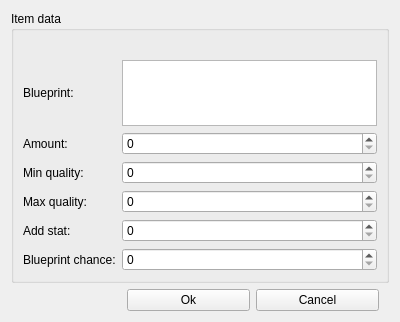
<?xml version="1.0" encoding="UTF-8"?>
<ui version="4.0">
 <class>ItemWidget</class>
 <widget class="QWidget" name="ItemWidget">
  <property name="geometry">
   <rect>
    <x>0</x>
    <y>0</y>
    <width>400</width>
    <height>322</height>
   </rect>
  </property>
  <property name="windowTitle">
   <string>Edit item</string>
  </property>
  <property name="windowIcon">
   <iconset resource="appstyle.qrc">
    <normaloff>:/icons/appicon</normaloff>:/icons/appicon</iconset>
  </property>
  <layout class="QGridLayout" name="gridLayout">
   <item row="0" column="0">
    <layout class="QVBoxLayout" name="verticalLayout">
     <item>
      <widget class="QGroupBox" name="groupBox">
       <property name="title">
        <string>Item data</string>
       </property>
       <layout class="QGridLayout" name="gridLayout_3">
        <item row="1" column="0">
         <layout class="QGridLayout" name="gridLayout_2" columnstretch="25,75">
          <item row="0" column="1">
           <widget class="QTextEdit" name="blueprintEdit">
            <property name="minimumSize">
             <size>
              <width>0</width>
              <height>40</height>
             </size>
            </property>
           </widget>
          </item>
          <item row="1" column="1">
           <widget class="QSpinBox" name="amountSpin">
            <property name="maximum">
             <number>10000</number>
            </property>
           </widget>
          </item>
          <item row="1" column="0">
           <widget class="QLabel" name="amountLabel">
            <property name="text">
             <string>Amount:</string>
            </property>
           </widget>
          </item>
          <item row="5" column="0">
           <widget class="QLabel" name="blueprintChanceLabel">
            <property name="text">
             <string>Blueprint chance:</string>
            </property>
           </widget>
          </item>
          <item row="2" column="0">
           <widget class="QLabel" name="minQualityLabel">
            <property name="text">
             <string>Min quality:</string>
            </property>
           </widget>
          </item>
          <item row="2" column="1">
           <widget class="QSpinBox" name="minQualitySpin">
            <property name="maximum">
             <number>10000</number>
            </property>
           </widget>
          </item>
          <item row="4" column="1">
           <widget class="QSpinBox" name="addStatSpin">
            <property name="maximum">
             <number>10000</number>
            </property>
           </widget>
          </item>
          <item row="0" column="0">
           <widget class="QLabel" name="blueprintLabel">
            <property name="text">
             <string>Blueprint:</string>
            </property>
           </widget>
          </item>
          <item row="4" column="0">
           <widget class="QLabel" name="addStatLabel">
            <property name="text">
             <string>Add stat:</string>
            </property>
           </widget>
          </item>
          <item row="5" column="1">
           <widget class="QSpinBox" name="blueprintChanceSpin">
            <property name="maximum">
             <number>100</number>
            </property>
           </widget>
          </item>
          <item row="3" column="0">
           <widget class="QLabel" name="maxQualityLabel">
            <property name="text">
             <string>Max quality:</string>
            </property>
           </widget>
          </item>
          <item row="3" column="1">
           <widget class="QSpinBox" name="maxQualitySpin">
            <property name="maximum">
             <number>100</number>
            </property>
           </widget>
          </item>
         </layout>
        </item>
        <item row="0" column="0">
         <widget class="QLabel" name="tooltipLabel">
          <property name="text">
           <string/>
          </property>
         </widget>
        </item>
       </layout>
      </widget>
     </item>
     <item>
      <layout class="QHBoxLayout" name="horizontalLayout_2" stretch="30,35,35">
       <property name="leftMargin">
        <number>10</number>
       </property>
       <property name="rightMargin">
        <number>10</number>
       </property>
       <item>
        <spacer name="horizontalSpacer">
         <property name="orientation">
          <enum>Qt::Horizontal</enum>
         </property>
         <property name="sizeHint" stdset="0">
          <size>
           <width>40</width>
           <height>20</height>
          </size>
         </property>
        </spacer>
       </item>
       <item>
        <widget class="QPushButton" name="submitButton">
         <property name="text">
          <string>Ok</string>
         </property>
        </widget>
       </item>
       <item>
        <widget class="QPushButton" name="cancelButton">
         <property name="text">
          <string>Cancel</string>
         </property>
        </widget>
       </item>
      </layout>
     </item>
    </layout>
   </item>
  </layout>
 </widget>
 <resources>
  <include location="appstyle.qrc"/>
 </resources>
 <connections/>
</ui>
